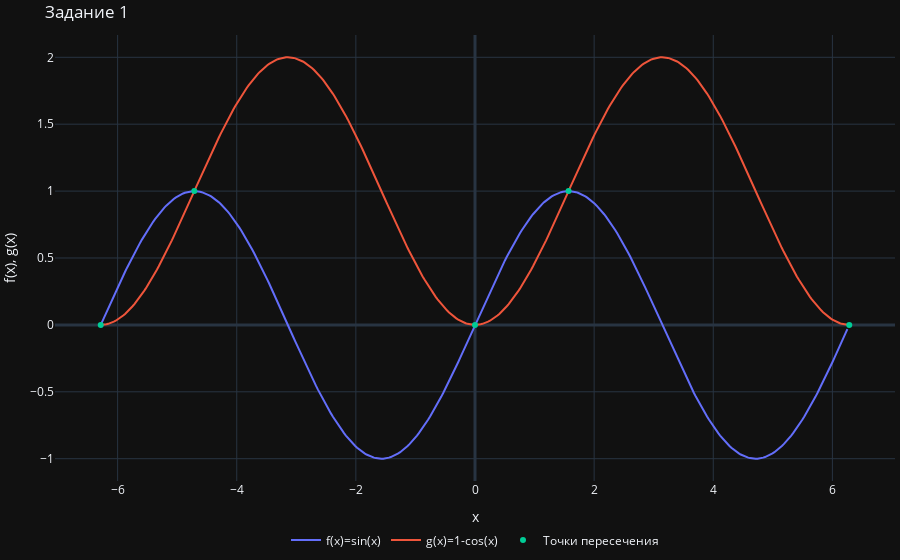

The notebook cell this image was saved under:
### Code cell
fig = go.Figure()

fig.update_xaxes(zeroline=True, zerolinewidth=3)
fig.update_yaxes(zeroline=True, zerolinewidth=3)

fig.add_trace(go.Scatter(x=x1, y=f(x1), name='f(x)=sin(x)'))
fig.add_trace(go.Scatter(x=x1, y=g(x1), name='g(x)=1-cos(x)'))
fig.add_trace(go.Scatter(x=x2, y=f(x2), name='Точки пересечения', mode='markers'))

fig.update_layout(legend_orientation='h',
                  legend=dict(x=.5, xanchor='center'),
                  title='Задание 1',
                  xaxis_title='x',
                  yaxis_title='f(x), g(x)',
                  margin=dict(l=5, r=5, t=35, b=5))

fig.show()

### Figure 1 — Plotly figure (JSON) as saved in the notebook; plotly's stock layout.template omitted (floating-point values rounded to 4 significant figures; data arrays with more than 128 entries replaced by an {"elided": "..."} marker saying what was removed)
{"data": [{"name": "f(x)=sin(x)", "x": {"elided": "400 float values"}, "y": {"elided": "400 float values"}, "type": "scatter"}, {"name": "g(x)=1-cos(x)", "x": {"elided": "400 float values"}, "y": {"elided": "400 float values"}, "type": "scatter"}, {"mode": "markers", "name": "Точки пересечения", "x": [-6.283, -4.712, 0, 1.571, 6.283], "y": [2.449e-16, 1.0, 0.0, 1.0, -2.449e-16], "type": "scatter"}], "layout": {"xaxis": {"zeroline": true, "zerolinewidth": 3, "title": {"text": "x"}}, "yaxis": {"zeroline": true, "zerolinewidth": 3, "title": {"text": "f(x), g(x)"}}, "legend": {"orientation": "h", "x": 0.5, "xanchor": "center"}, "margin": {"l": 5, "r": 5, "t": 35, "b": 5}, "title": {"text": "Задание 1"}}}
